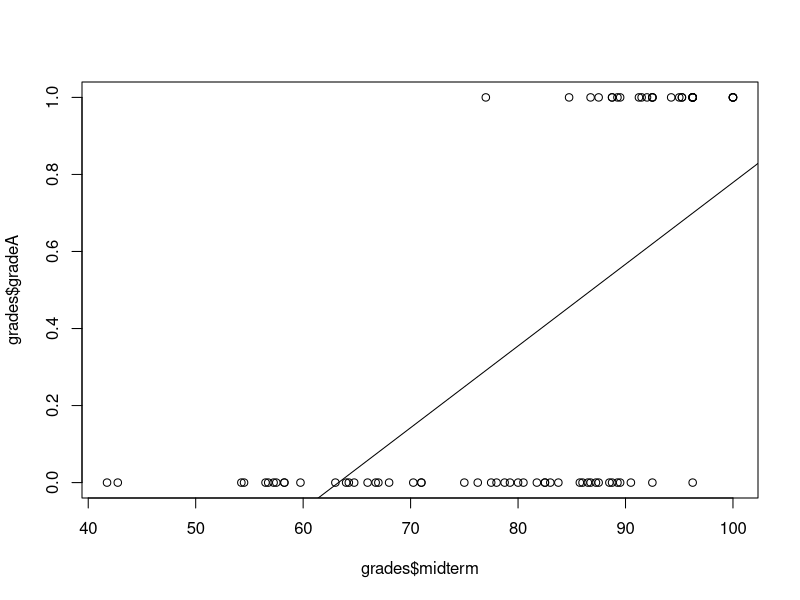

Reproduce this figure in R.
## ---- chunk 1
## load and look at the data
grades <- read.csv("grades.csv") # reads and stores data
head(grades) # shows first observations
## ---- chunk 2
        cor(grades$gradeA, grades$midterm) # computes correlation
## ---- chunk 3
        # fit linear model and store it in an object called fit
        fit <- lm(grades$gradeA ~ grades$midterm) 
## ---- chunk 4
        fit # provides contents of object
## ---- chunk 5
        plot(grades$midterm, grades$gradeA) # creates scatter plot
        abline(fit) # adds fitted line
## ---- chunk 6
    cor(grades$gradeA, grades$midterm)^2 # computes R^2
